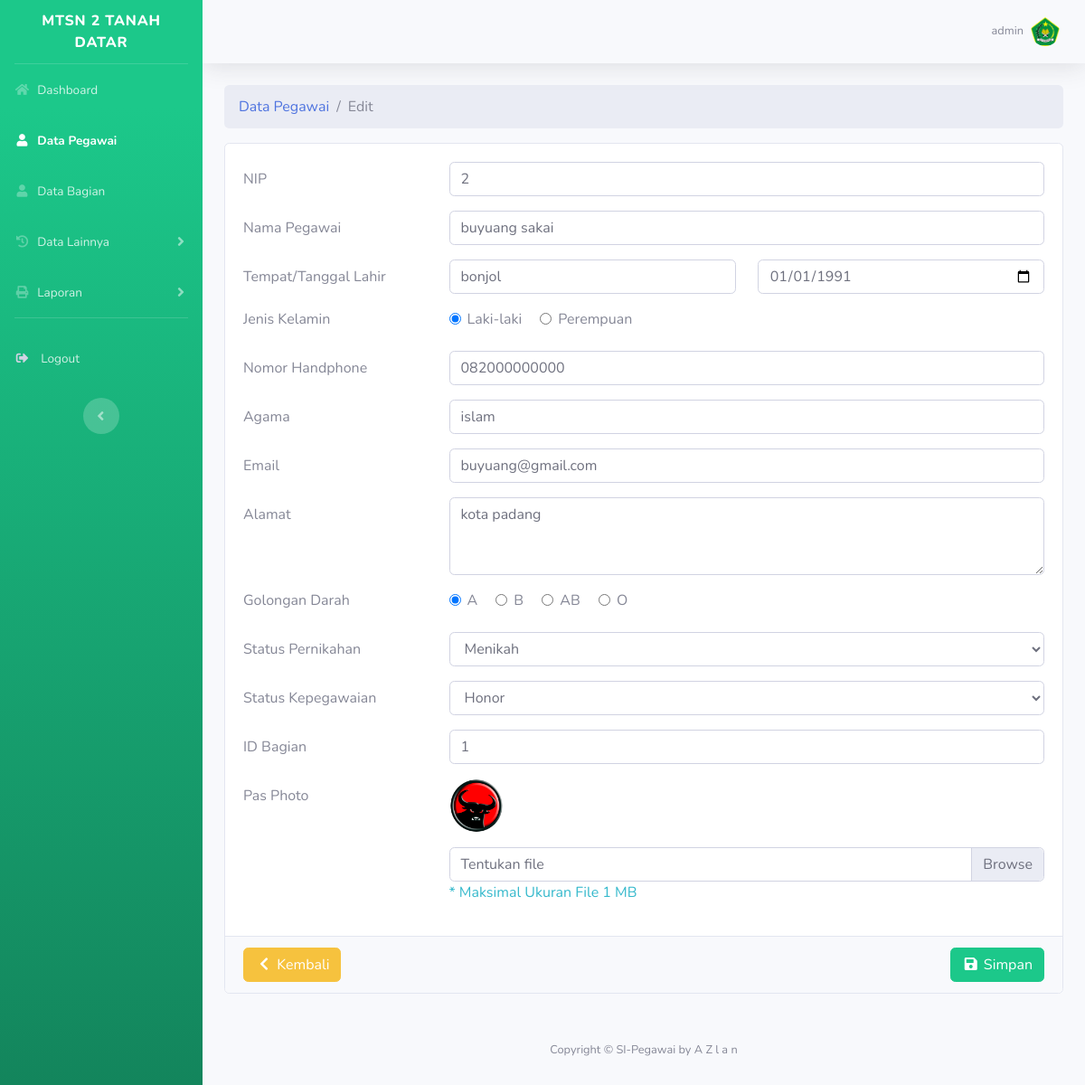
Screenshot of /edit_pegawai.php?id=2 (signed in) with the database file from the repository.
### tables this page shows
CREATE TABLE `user` (
  `id_user` int(11) NOT NULL,
  `username` varchar(50) NOT NULL,
  `password` varchar(255) NOT NULL
);

CREATE TABLE `pegawai` (
  `nip` varchar(19) NOT NULL,
  `nama_pegawai` varchar(50) NOT NULL,
  `foto_pegawai` varchar(255) NOT NULL,
  `tempat_lahir` text NOT NULL,
  `tanggal_lahir` date NOT NULL,
  `jenis_kelamin` enum('laki-laki','perempuan') NOT NULL,
  `no_hp` varchar(15) NOT NULL,
  `agama` varchar(50) NOT NULL,
  `email` varchar(60) NOT NULL,
  `alamat` text NOT NULL,
  `gol_darah` enum('o','a','b','ab') NOT NULL,
  `status_pernikahan` enum('kawin','lajang') NOT NULL,
  `status_kepegawaian` enum('pns','honor') NOT NULL,
  `id_bagian` varchar(15) NOT NULL
);

### _config/config.php (called while the page is built, shortened)
<?php
    $host = 'localhost';
    $user = 'root';
    $pass = '';
    $db = 'simpeg';
    $koneksi = mysqli_connect($host,$user,$pass,$db);
    function asset($url = null)
    {
        $asset_url = "http://localhost/simpegawai";
        if ($url != null) {
            return $asset_url.'/'.$url;
        }else{
            return $asset_url;
        }
    }
    function base_url($url=null){
        $baseurl = "http://localhost/simpegawai";
        if ($url != null) {
            return $baseurl.'/'.$url.'.php';
        } else{
            return $baseurl;
        }
    }
    function query($query){
        global $koneksi;
        $result = mysqli_query($koneksi, $query);
        $rows = [];
        while ($row = mysqli_fetch_assoc($result)) {
            $rows[]=$row;
        }
        return $rows;
    }

### edit_pegawai.php (the view, shortened to what this page needs)
<?php
    $pegawai = 'pegawai';
    $addstyles = '_assets/vendor/bootstrap-datepicker/css/bootstrap-datepicker.min.css';
    require_once "_template/_header.php";
    $nip = $_GET['id'];
    $result = mysqli_query($koneksi, "SELECT * FROM pegawai WHERE nip='$nip'");
    $data = mysqli_fetch_assoc($result);
?>
<nav aria-label="breadcrumb">
  <ol class="breadcrumb">
    <li class="breadcrumb-item"><a href="<?= base_url('pegawai') ?>">Data Pegawai</a></li>
    <li class="breadcrumb-item active" aria-current="page">Edit</li>
  </ol>
</nav>
<div class="card mb-4">
    <div class="card-body">
        <form method="POST" action="<?= base_url('_config/proses_pegawai') ?>?edit" enctype="multipart/form-data">
            <div class="form-group row">
                <label for="nip" class="col-sm-3 col-form-label">NIP</label>
                <div class="col-sm-9">
                    <input type="text" class="form-control" name="nip" id="nip" placeholder="NIP" value="<?= $data['nip'] ?>" required autocomplete="off">
                </div>
            </div>
            <div class="form-group row">
                <label for="nama_pegawai" class="col-sm-3 col-form-label">Nama Pegawai</label>
                <div class="col-sm-9">
                    <input type="text" class="form-control" name="nama_pegawai" id="nama_pegawai" value="<?= $data['nama_pegawai'] ?>" placeholder="Nama Pegawai" required autocomplete="off">
                </div>
            </div>
            <div class="form-group row">
                <label for="ttl" class="col-sm-3 col-form-label">Tempat/Tanggal Lahir</label>
                <div class="col">
                    <input type="text" class="form-control" name="tempat_lahir" value="<?= $data['tempat_lahir'] ?>" placeholder="Tempat Lahir" required autocomplete="off">
                </div>
                <div class="col">
                    <input type="date" class="form-control" name="tgl_lahir" value="<?= $data['tanggal_lahir'] ?>" placeholder="Tanggal Lahir" required>
                </div>
            </div>
            <fieldset class="form-group">
                <div class="row">
                <legend class="col-form-label col-sm-3 pt-0">Jenis Kelamin</legend>
                <div class="col-sm-9">
                    <div class="form-check d-inline mr-3">
                        <input class="form-check-input" type="radio" name="jk" id="jk1" value="laki-laki" <?= $data['jenis_kelamin'] == 'laki-laki' ? 'checked' : null ?>>
                        <label class="form-check-label" for="jk1">
                            Laki-laki
                        </label>
                    </div>
                    <div class="form-check d-inline">
                        <input class="form-check-input" type="radio" name="jk" id="jk2" value="perempuan" <?= $data['jenis_kelamin'] == 'perempuan' ? 'checked' : null ?>>
                        <label class="form-check-label" for="jk2">
                            Perempuan
                        </label>
                    </div>
                </div>
                </div>
            </fieldset>
            <div class="form-group row">
                <label for="no_hp" class="col-sm-3 col-form-label">Nomor Handphone</label>
                <div class="col-sm-9">
                    <input type="text" class="form-control" name="no_hp" id="no_hp" value="<?= $data['no_hp'] ?>" placeholder="Nomor Handphone" required autocomplete="off">
                </div>
            </div>
            <div class="form-group row">
                <label for="agama" class="col-sm-3 col-form-label">Agama</label>
                <div class="col-sm-9">
                    <input type="text" class="form-control" name="agama" id="agama" value="<?= $data['agama'] ?>" placeholder="Agama" required autocomplete="off">
                </div>
            </div>
            <div class="form-group row">
                <label for="inputEmail3" class="col-sm-3 col-form-label">Email</label>
                <div class="col-sm-9">
                <input type="email" class="form-control" id="inputEmail3" name="email" placeholder="Email" value="<?= $data['email'] ?>" required autocomplete="off">
                </div>
            </div>
            <div class="form-group row">
                <label for="alamat" class="col-sm-3 col-form-label">Alamat</label>
                <div class="col-sm-9">
                    <textarea name="alamat" class="form-control" id="alamat" cols="10" rows="3" required autocomplete="off"><?= $data['alamat'] ?></textarea>
                </div>
            </div>
            <fieldset class="form-group">
                <div class="row">
                <legend class="col-form-label col-sm-3 pt-0">Golongan Darah</legend>
                    <div class="col-sm-9">
                        <div class="form-check d-inline mr-3">
                            <input class="form-check-input" type="radio" name="goldarah" id="goldarah1" value="a" <?= $data['gol_darah'] == 'a' ? 'checked' : null ?> >
                            <label class="form-check-label" for="goldarah1">
                                A
                            </label>
                        </div>
                        <div class="form-check d-inline mr-3">
                            <input class="form-check-input" type="radio" name="goldarah" id="goldarah2" value="b" <?= $data['gol_darah'] == 'b' ? 'checked' :null ?> >
                            <label class="form-check-label" for="goldarah2">
                                B
                            </label>
                        </div>
                        <div class="form-check d-inline mr-3">
                            <input class="form-check-input" type="radio" name="goldarah" id="goldarah2" value="ab" <?= $data['gol_darah'] == 'ab' ? 'checked' :null ?>>
                            <label class="form-check-label" for="goldarah2">
                                AB
                            </label>
                        </div>
                        <div class="form-check d-inline mr-3">
                            <input class="form-check-input" type="radio" name="goldarah" <?= $data['gol_darah'] == 'o' ? 'checked' :null ?> id="goldarah3" value="o">
                            <label class="form-check-label" for="goldarah3">
                                O
                            </label>
                        </div>
                    </div>
                </div>
            </fieldset>
            <div class="form-group row">
                <label for="stat_nikah" class="col-sm-3 col-form-label">Status Pernikahan</label>
                <div class="col-sm-9">
                    <select class="form-control" name="stat_nikah" id="stat_nikah" required autocomplete="off">
                        <option value="kawin" <?= $data['status_pernikahan'] == 'kawin' ? 'selected' :null ?>>Menikah</option>
                    </select>
                </div>
            </div>
            <div class="form-group row">
                <label for="stat_pegawai" class="col-sm-3 col-form-label">Status Kepegawaian</label>
                <div class="col-sm-9">
                    <select class="form-control" name="stat_pegawai" id="stat_pegawai" required autocomplete="off">
                        <option value="honor" <?= $data['status_kepegawaian'] == 'honor' ? 'selected' :null ?>>Honor</option>
                    </select>
                </div>
            </div>
            <div class="form-group row">
                <label for="id_bagian" class="col-sm-3 col-form-label">ID Bagian</label>
                <div class="col-sm-9">
                <input type="text" class="form-control" id="id_bagian" name="id_bagian" placeholder="id_bagian" value="<?= $data['id_bagian'] ?>" required autocomplete="off">
                </div>
            </div>
            <div class="form-group row">
                <label for="nip" class="col-sm-3 col-form-label">Pas Photo</label>
                <div class="col-sm-9">
                    <a href="<?= asset('_assets/img/').$data['foto_pegawai'] ?>" target="_blank" class="text-decoration-none">
                        <img src="<?= asset('_assets/img/').$data['foto_pegawai'] ?>" alt="Foto Pegawai" class="img-fluid mb-3" width="60px" height="70px">
                    </a>
                    <div class="custom-file">
                        <label class="custom-file-label" for="customFile">Tentukan file</label>
                    </div>
                    <span class="text-info">* Maksimal Ukuran File 1 MB</span>
                </div>
            </div>
    </div>
    <div class="card-footer">
        <button type="submit" class="btn btn-success float-right"><i class="fas fa-fw fa-save"></i> Simpan</button>
        <a href="<?= base_url('pegawai') ?>" class="btn btn-warning"><i class="fas fa-fw fa-chevron-left"></i> Kembali</a>
    </div>
</div>
<?php
    require_once "_template/_footer.php";
?>

### _template/_header.php (shortened to what this page needs)
<?php
  if (isset($sub)) {
    require_once $sub."_config/config.php";
  }else{
    require_once "_config/config.php";
  }
  $id = $_SESSION['id_user'];
  $user = query("SELECT * FROM user WHERE id_user='$id'");
?>
<!DOCTYPE html>
<html lang="en">
<head>
  <link href="<?= asset('_assets/vendor/fontawesome-free/css/all.min.css') ?>" rel="stylesheet" type="text/css">
  <link href="<?= asset('_assets/css/sb-admin-2.min.css') ?>" rel="stylesheet">
  <?php
  if (isset($addstyles)) {
    if ($addstyles != null) {
      echo '<link href="'. asset($addstyles) .'" rel="stylesheet">';
    }
  }
  ?>
</head>
<body id="page-top">
  <div id="wrapper">
    <ul class="navbar-nav bg-gradient-success sidebar sidebar-dark accordion" id="accordionSidebar">
      <a class="sidebar-brand d-flex align-items-center justify-content-center" href="<?= base_url('dashboard') ?>">
        <div class="sidebar-brand-text mx-3">MTsN 2 Tanah Datar</div>
      </a>
      <hr class="sidebar-divider my-0">
      <li class="nav-item <?= isset($dashboard) == 'dashboard' ? 'active' : null ?> ">
        <a class="nav-link" href="<?= base_url() ?>">
          <i class="fas fa-fw fa-home"></i>
          <span>Dashboard</span></a>
      </li>
      <li class="nav-item <?= isset($pegawai) == 'pegawai' ? 'active' : null ?>">
        <a class="nav-link" href="<?= base_url('pegawai') ?>">
          <i class="fas fa-fw fa-user"></i>
          <span>Data Pegawai</span></a>
      </li>
      <li class="nav-item <?= isset($bagian) == 'bagian' ? 'active' : null ?>">
        <a class="nav-link" href="<?= base_url('view_bagian') ?>">
          <i class="fas fa-fw fa-user"></i>
          <span>Data Bagian</span></a>
      </li>
      <li class="nav-item">
        <a class="nav-link collapsed" href="<?= base_url('pegawai') ?>" data-toggle="collapse" data-target="#collapseTwo" aria-expanded="true" aria-controls="collapseTwo">
          <i class="fas fa-fw fa-history"></i>
          <span>Data Lainnya</span>
        </a>
      </li>
      <li class="nav-item">
        <a class="nav-link collapsed" href="<?= base_url('pegawai') ?>" data-toggle="collapse" data-target="#collapseUtilities" aria-expanded="true" aria-controls="collapseLaporan">
          <i class="fas fa-fw fa-print"></i>
          <span>Laporan</span>
        </a>
      </li>
      <hr class="sidebar-divider d-none d-md-block">
      <li class="nav-item mb-3">
        <a class="nav-link" href="#" data-toggle="modal" data-target="#logoutModal">
          <i class="fas fa-sign-out-alt fa-sm fa-fw mr-2 text-gray-400"></i>
          <span>Logout</span></a>
      </li>
      <div class="text-center d-none d-md-inline">
        <button class="rounded-circle border-0" id="sidebarToggle"></button>
      </div>
    </ul>
    <div id="content-wrapper" class="d-flex flex-column">
      <div id="content">
        <nav class="navbar navbar-expand navbar-light bg-light topbar mb-4 static-top shadow">
          <ul class="navbar-nav ml-auto">
            <li class="nav-item dropdown no-arrow">
              <a class="nav-link dropdown-toggle" href="#" id="userDropdown" role="button" data-toggle="dropdown" aria-haspopup="true" aria-expanded="false">
                <span class="mr-2 d-none d-lg-inline text-gray-600 small"><?= $user[0]['username'] ?></span>
                <img class="img-profile rounded-circle" alt="Image" src="<?= asset('_assets/img/mtsn.png') ?>">
              </a>
            </li>
          </ul>
        </nav>
        <div class="container-fluid">

### rows the page displays
user: username "admin"
pegawai: nip "2", nama_pegawai "buyuang sakai", tempat_lahir "bonjol", tgl_lahir "01/01/1991", jenis_kelamin "☑ Laki-laki", jenis_kelamin "☐ Perempuan", no_hp "082000000000", agama "islam", email "buyuang@gmail.com", alamat "kota padang", gol_darah "☑ A", gol_darah "☐ B", gol_darah "☐ O", stat_nikah "Menikah", stat_pegawai "Honor", id_bagian "1", foto_pegawai (picture)
